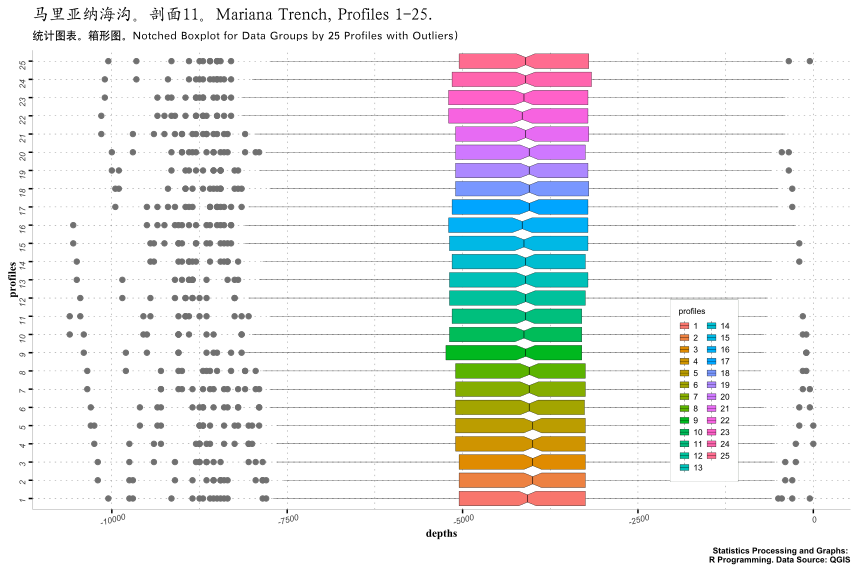

Source code (R):
# BoxPlot (or WhiskerPlot) using ggboxplot // используем не обычную встроенную в R Basic Graphics функцию boxplot, а ggboxplot (более функциональную, advanced). Тут можно менять палитру, настраивать оси и наводить красоту. В обычном boxplot функции красоты очень ограниченны. 

# ЧАСТЬ 1: делаем data.frame
	# шаг-1. вчитываем таблицу. делаем из нее датафрейм.
MDepths <- read.csv("Depths.csv", header=TRUE, sep = ",")
	# шаг-2. чистим датафрейм от NA значений
df <- na.omit(MDepths) 
row.has.na <- apply(MDF, 1, function(x){any(is.na(x))}) # проверяем, удалил ли все NA
sum(row.has.na) # суммируем все NA, должно получиться: [1] 0
head(df) # смотрим очищенный датафрейм. теперь с ним работаем.
	# шаг-3. из большого датафрейма выбираем только те значения X и Y, которые нужны для данного боксплота, здесь: profiles и depths)
MDepths_df <- data.frame(profiles = 1:25, depths = c(df$profile1, df$profile2, df$profile3, df$profile4, df$profile5, df$profile6, df$profile7, df$profile8, df$profile9, df$profile10, df$profile11, df$profile12, df$profile13, df$profile14, df$profile15, df$profile16, df$profile17, df$profile18, df$profile19, df$profile20, df$profile21, df$profile22, df$profile23, df$profile24, df$profile25)) 
	
# ЧАСТЬ 2: делаем боксплот (диаграмму распределения данных "whisker boxplot")
	# шаг-4. чертим боксплот по датафрейму MDepths_df. добавляем палитру, тип линий.
p<- ggboxplot(
	MDepths_df, 
	title="马里亚纳海沟。剖面11。Mariana Trench, Profiles 1-25.", 
	subtitle = "统计图表。箱形图。Notched Boxplot for Data Groups by 25 Profiles with Outliers)",
	caption = "Statistics Processing and Graphs: \nR Programming. Data Source: QGIS",
	x = "profiles", 
	y = "depths", 
	width = 0.8, 
	notch = TRUE,
	fill = "profiles",	
	linetype = 1, size = .1,
	outlier.colour = "grey44",
	palette = c("magma"),
	orientation = "horizontal"
	) 
p
   	# шаг-5 добавляем обертку темы (легенда, оси, подписи и пр.)
boxplot_Mariana<- p + 
	theme(
#   plot.title = element_text(family = "Times New Roman", face = 2, size = 12),
    plot.title = element_text(family = "Kai", face = "bold", size = 12),
	plot.subtitle = element_text(family = "Hei", face = "bold", size = 8),
	plot.caption = element_text(face = 2, size = 6),
    panel.background=ggplot2::element_rect(fill = "white"),
    legend.justification = c(.85, .1), 
    legend.position = c(.85, .1),
    legend.box.just = "right",
    legend.margin = margin(6, 6, 6, 6),
    legend.direction = "vertical",
    legend.background = element_rect(fill = "white"),
    legend.key.width = unit(.3,"cm"),
    legend.key.height = unit(.3,"cm"),
    legend.spacing = unit(.3,"cm"),
    legend.box.background = element_rect(colour = "honeydew4",size=0.2),
    legend.text = element_text(family = "Arial", colour="black", size=6, face=1),
    legend.title = element_text(family = "Arial", colour="black", size=6, face=1),
    strip.text.x = element_text(colour = "white"),
    panel.grid.major = element_line("gray24", size = 0.1, linetype = "dotted"),
    panel.grid.minor = element_line("gray24", size = 0.1, linetype = "dotted"),
    axis.text.x = element_text(family = "Arial", face = 3, color = "gray24",size = 6, angle = 15),
    axis.text.y = element_text(family = "Arial", face = 3, color = "gray24",size = 6, angle = 90),
    axis.ticks.length=unit(.1,"cm"),
    axis.line = element_line(size = .3, colour = "grey80"),
    axis.title.y = element_text(margin = margin(t = 20, r = .3), family = "Times New Roman", face = 2, size = 8),
    axis.title.x = element_text(family = "Times New Roman", face = 2, size = 8,margin = margin(t = .2)))
boxplot_Mariana
